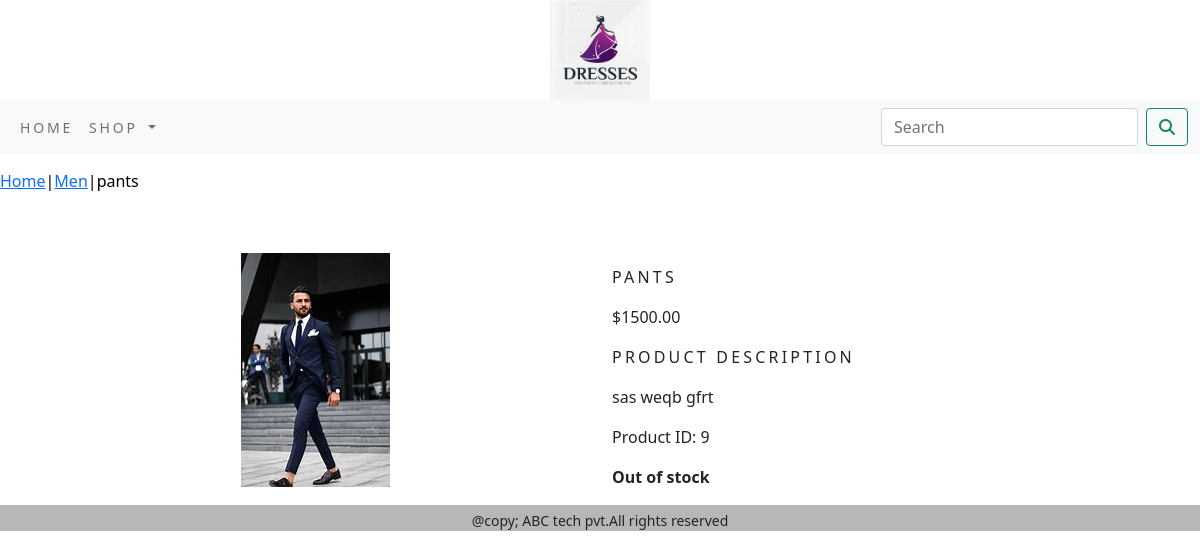
Screenshot of /men/pants/ with the database file from the repository.
### ecommerce_app/models.py (models this page shows, shortened)
class Product(models.Model):
    name = models.CharField(max_length=250, unique=True)
    slug = models.SlugField(max_length=250, unique=True)
    description = models.TextField(blank=True)
    price = models.DecimalField(max_digits=10, decimal_places=2)
    category = models.ForeignKey(Category, on_delete=models.CASCADE)
    image = models.ImageField(upload_to="product", blank=True)
    stock=models.IntegerField(default=0)
    available = models.BooleanField(default=True)
    created = models.DateTimeField(auto_now_add=True)
    updated = models.DateTimeField(auto_now=True)
    class Meta:
        ordering = ('name',)
        verbose_name = 'product'
        verbose_name_plural = 'products'

class Category(models.Model):
    name = models.CharField(max_length=250, unique=True)
    slug = models.SlugField(max_length=250, unique=True)
    description = models.TextField(blank=True)
    image = models.ImageField(upload_to='category',blank=True)
    class Meta:
        ordering = ('name',)
        verbose_name = 'category'
        verbose_name_plural = 'categories'
    def get_url(self):
        return reverse('ecommerce_app:product_by_category', args=[self.slug])
    def __str__(self):
        return '{}'.format(self.name)

### ecommerce_app/views.py (the view)
# urls.py: path('<slug:c_slug>/<slug:product_slug>/', views.proDetail, name='product_category_detail'),
def proDetail(request,c_slug,product_slug):
    try:
        product=Product.objects.get(category__slug=c_slug , slug=product_slug)
    except Exception as e:
        raise e
    return render(request,'product.html',{'product':product})

### cart/context_processors.py (called while the page is built)
def counter(request):
    item_count=0
    if 'admin' in request.path:
        return {}
    else:
        try:
            cart=Cart.objects.filter(cart_id=_cart_id(request))
            cart_items=CartItem.objects.all().filter(cart=cart[:1])
            for cart_item in cart_items:
                item_count += cart_item.quantity
        except Cart.DoesNotExist:
            item_count=0
    return dict(item_count=item_count)

### cart/views.py (called while the page is built)
def _cart_id(request):
    cart=request.session.session_key
    if not cart:
        cart=request.session.create()
    return cart

### ecommerce_app/context_processors.py (called while the page is built)
def menu_links(request):
    links=Category.objects.all()
    return dict(links=links)

### templates/product.html (shortened to what this page needs)
{% extends 'base.html' %}
{% load static %}
{% block content %}
<div class=" my_prod_row_class" >
    <div class="mx_auto">
        <p> <a href="{% url 'ecommerce_app:allProducts' %}">Home</a>|<a href="{{product.category.get_url}}">{{product.category}}</a>|{{product.name }}</p>
    </div >
</div>
<div class="container">
 <br>
 <div class="row">
    <div class="col-12 col-sm-12 col-md-12 col-lg-6 text-center">
        <div>
        <div style="min-width:  18rem">
            <img src="{{product.image.url}}" alt="{{product.name}}" >
        </div>
       </div>
    </div>
     <div class="col-12 col-sm-12 col-md-12 col-lg-6">
         <div>
        <h1 class="my_prod_title">{{product.name}}</h1>
        <p>${{product.price}}</p>
        <p class="my_title">Product Description</p>
        <p class="text-justify my_prod_text">{{product.description}}</p>
             <p>Product ID: {{ product.id }}</p>
             {% if product.stock <= 0  %}
        <p class="text-justify my-prod-text"><b>Out of stock</b></p>
        {% else %}
        <a class="btn btn-secondary" href="{% url 'cart:add_cart' product.id %}">Add to cart</a>
        {% endif %}
      </div>
     </div>
</div>
</div>
{% endblock %}

### static/css/custom.css (style rules this page uses)
body { font-family: 'Roboto', sans-serif; }
.my_prod_title { font-size:16px; text-transform:uppercase; letter-spacing:.2em; padding-top:15px; padding-bottom:10px; }
.my_prod_text { padding-right:26px; }
.my_title { font-size:16px; text-transform:uppercase; letter-spacing:.2em; }
.my_prod_row_class { padding-top:15px; padding-bottom:20px }
.my_prod_row_class .mx_auto { color:#000; fond-size:12px; text-decoration:none }

### rows the page displays
Product: category "Men", name "pants", image (picture), name "PANTS", price "1500.00", description "sas weqb gfrt", id "9"
